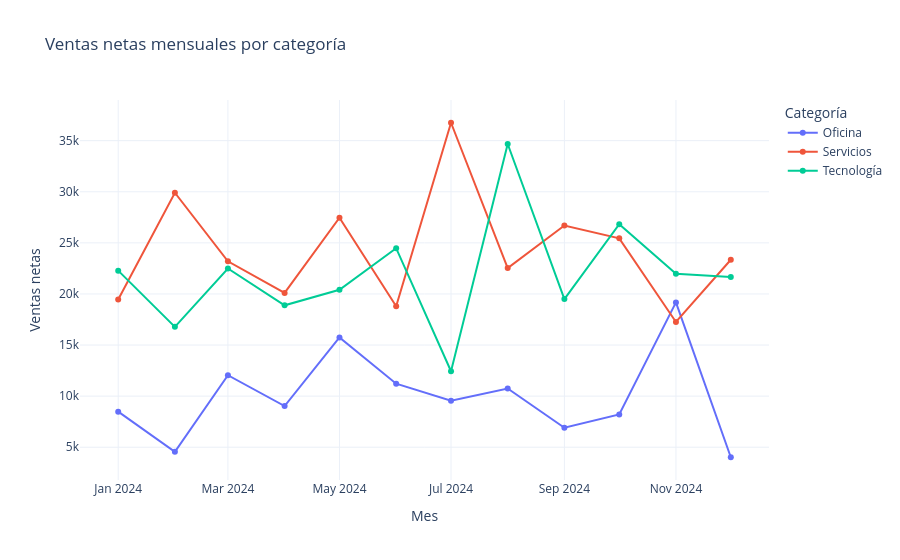

The notebook cell saved with this chart:
### Code cell
# Se visualizan las ventas netas por categoría sin ocultar la dimensión temporal.

fig = px.line(
    monthly_category,
    x="month",
    y="net_sales",
    color="category",
    markers=True,
    title="Ventas netas mensuales por categoría",
    labels={"month": "Mes", "net_sales": "Ventas netas", "category": "Categoría"},
)
fig.update_layout(template="plotly_white")
fig.show()

### Figure 1 — Plotly figure (JSON) as saved in the notebook; plotly's stock layout.template omitted (floating-point values rounded to 4 significant figures)
{"data": [{"hovertemplate": "Categoría=Oficina<br>Mes=%{x}<br>Ventas netas=%{y}<extra></extra>", "legendgroup": "Oficina", "line": {"color": "#636efa", "dash": "solid"}, "marker": {"symbol": "circle"}, "mode": "lines+markers", "name": "Oficina", "orientation": "v", "showlegend": true, "type": "scatter", "x": ["2024-01-01T00:00:00", "2024-02-01T00:00:00", "2024-03-01T00:00:00", "2024-04-01T00:00:00", "2024-05-01T00:00:00", "2024-06-01T00:00:00", "2024-07-01T00:00:00", "2024-08-01T00:00:00", "2024-09-01T00:00:00", "2024-10-01T00:00:00", "2024-11-01T00:00:00", "2024-12-01T00:00:00"], "xaxis": "x", "y": [8482.0, 4548, 12050.0, 9028.0, 15744, 11222, 9549, 10750.0, 6911, 8210.0, 19170.0, 4021], "yaxis": "y"}, {"hovertemplate": "Categoría=Servicios<br>Mes=%{x}<br>Ventas netas=%{y}<extra></extra>", "legendgroup": "Servicios", "line": {"color": "#EF553B", "dash": "solid"}, "marker": {"symbol": "circle"}, "mode": "lines+markers", "name": "Servicios", "orientation": "v", "showlegend": true, "type": "scatter", "x": ["2024-01-01T00:00:00", "2024-02-01T00:00:00", "2024-03-01T00:00:00", "2024-04-01T00:00:00", "2024-05-01T00:00:00", "2024-06-01T00:00:00", "2024-07-01T00:00:00", "2024-08-01T00:00:00", "2024-09-01T00:00:00", "2024-10-01T00:00:00", "2024-11-01T00:00:00", "2024-12-01T00:00:00"], "xaxis": "x", "y": [19452, 29901, 23190, 20100.0, 27460, 18793, 36752, 22530.0, 26700.0, 25440.0, 17260, 23350.0], "yaxis": "y"}, {"hovertemplate": "Categoría=Tecnología<br>Mes=%{x}<br>Ventas netas=%{y}<extra></extra>", "legendgroup": "Tecnología", "line": {"color": "#00cc96", "dash": "solid"}, "marker": {"symbol": "circle"}, "mode": "lines+markers", "name": "Tecnología", "orientation": "v", "showlegend": true, "type": "scatter", "x": ["2024-01-01T00:00:00", "2024-02-01T00:00:00", "2024-03-01T00:00:00", "2024-04-01T00:00:00", "2024-05-01T00:00:00", "2024-06-01T00:00:00", "2024-07-01T00:00:00", "2024-08-01T00:00:00", "2024-09-01T00:00:00", "2024-10-01T00:00:00", "2024-11-01T00:00:00", "2024-12-01T00:00:00"], "xaxis": "x", "y": [22279, 16780, 22487, 18890.0, 20414, 24480, 12440.0, 34671, 19500.0, 26820.0, 21978, 21649], "yaxis": "y"}], "layout": {"legend": {"title": {"text": "Categoría"}, "tracegroupgap": 0}, "title": {"text": "Ventas netas mensuales por categoría"}, "xaxis": {"anchor": "y", "domain": [0, 1], "title": {"text": "Mes"}}, "yaxis": {"anchor": "x", "domain": [0, 1], "title": {"text": "Ventas netas"}}}}
